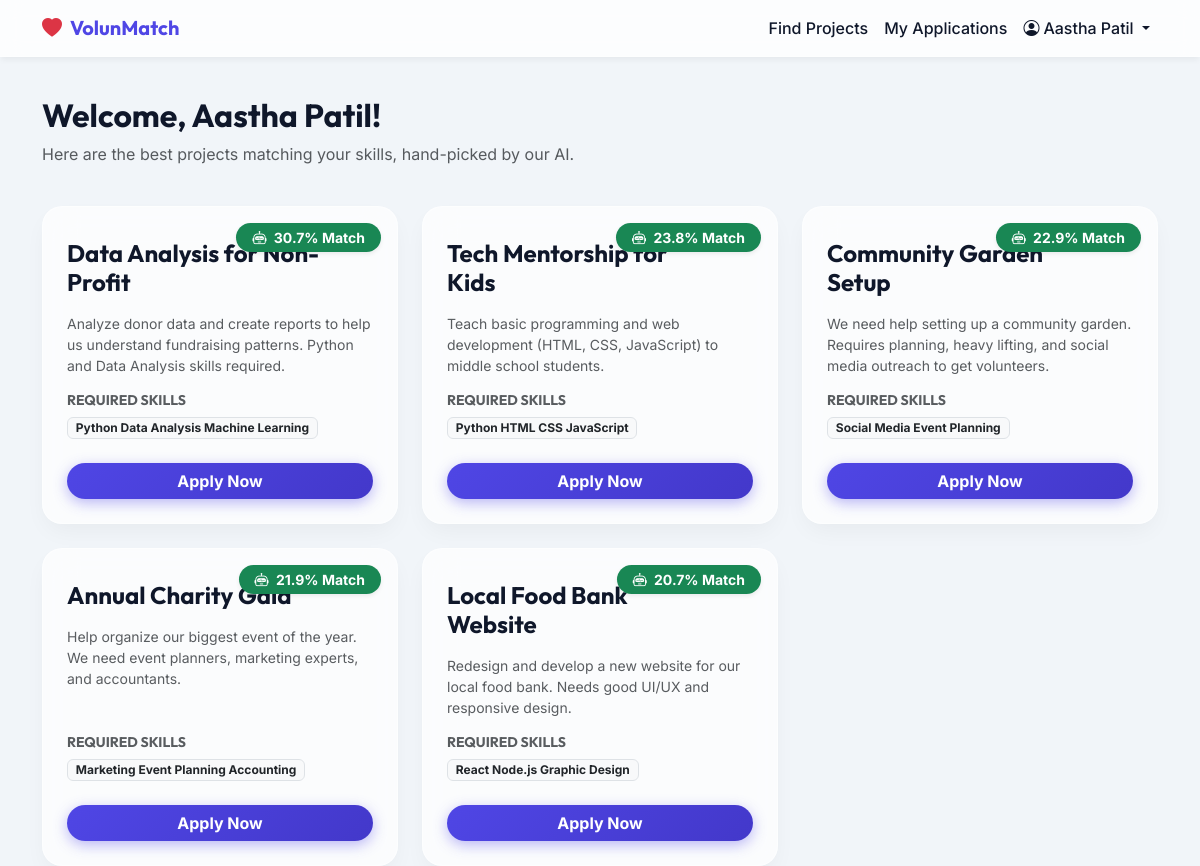
/volunteer/dashboard (signed in), run on the app's committed database.
### tables this page shows
CREATE TABLE volunteers (
    id INTEGER PRIMARY KEY AUTOINCREMENT,
    name TEXT NOT NULL,
    email TEXT UNIQUE NOT NULL,
    password_hash TEXT NOT NULL,
    is_admin BOOLEAN DEFAULT 0,
    created_at TIMESTAMP DEFAULT CURRENT_TIMESTAMP
);

CREATE TABLE projects (
    id INTEGER PRIMARY KEY AUTOINCREMENT,
    title TEXT NOT NULL,
    description TEXT NOT NULL,
    created_at TIMESTAMP DEFAULT CURRENT_TIMESTAMP
);

### routes/volunteer.py (the view)
    def wrap(*args, **kwargs):
        if 'user_id' not in session or session.get('is_admin'):
            flash('Please log in as a volunteer.', 'warning')
            return redirect(url_for('auth.login'))
        return f(*args, **kwargs)

### db.py (called while the page is built)
def dict_factory(cursor, row):
    d = {}
    for idx, col in enumerate(cursor.description):
        d[col[0]] = row[idx]
    return d

def get_db_connection():
    conn = sqlite3.connect(DB_FILE)
    conn.row_factory = dict_factory
    return conn

### nlp_matcher.py (called while the page is built)
def extract_keywords(text):
    if not text:
        return []
    text = text.lower()
    text = re.sub(r'[^\w\s]', ' ', text)
    extracted = []
    for syn, standard in SYNONYMS.items():
        if f" {syn} " in f" {text} ":
            extracted.extend(standard.split())
    words = text.split()
    for word in words:
        if word in SYNONYMS:
            extracted.extend(SYNONYMS[word].split())
        elif len(word) > 3: # Keep longer words as potential context for TF-IDF
            extracted.append(word)
    return list(set(extracted))

### recommender.py (called while the page is built)
def compute_tf(text):
    words = text.lower().split()
    tf_dict = Counter(words)
    total_words = len(words)
    for word in tf_dict:
        tf_dict[word] = tf_dict[word] / float(total_words) if total_words > 0 else 0
    return tf_dict

def compute_idf(documents):
    N = len(documents)
    idf_dict = {}
    all_words = set(word for doc in documents for word in doc.lower().split())
    for word in all_words:
        count = sum(1 for doc in documents if word in doc.lower().split())
        idf_dict[word] = math.log((1 + N) / (1 + count)) + 1 # scikit-learn smooth idf
    return idf_dict

def compute_tfidf(tf_dict, idf_dict):
    tfidf = {}
    for word, tf in tf_dict.items():
        tfidf[word] = tf * idf_dict.get(word, 0)
    norm = math.sqrt(sum(val ** 2 for val in tfidf.values()))
    if norm > 0:
        for word in tfidf:
            tfidf[word] = tfidf[word] / norm
    return tfidf

def cosine_sim(vec1, vec2):
    intersection = set(vec1.keys()) & set(vec2.keys())
    numerator = sum([vec1[x] * vec2[x] for x in intersection])
    sum1 = sum([val**2 for val in vec1.values()])
    sum2 = sum([val**2 for val in vec2.values()])
    denominator = math.sqrt(sum1) * math.sqrt(sum2)
    if not denominator:
        return 0.0
    else:
        return float(numerator) / denominator

def get_project_recommendations(volunteer_id, top_n=5):
    return engine.recommend_projects_for_volunteer(volunteer_id, top_n)

### routes/volunteer.py (called while the page is built)
@volunteer_bp.route('/dashboard')
@login_required
def dashboard():
    user_id = session['user_id']
    recommended_projects = get_project_recommendations(user_id, top_n=5)
    return render_template('dashboard.html', projects=recommended_projects)

### templates/dashboard.html (shortened to what this page needs)
{% extends 'base.html' %}
{% block content %}
<div class="row mb-4">
    <div class="col-12">
        <h2 class="fw-bold">Welcome, {{ session.get('user_name') }}!</h2>
        <p class="text-muted">Here are the best projects matching your skills, hand-picked by our AI.</p>
    </div>
</div>
<div class="row g-4">
    {% if projects %}
        {% for project in projects %}
        <div class="col-md-6 col-lg-4">
            <div class="glass-card h-100 p-4 d-flex flex-column position-relative overflow-hidden project-card">
                <div class="position-absolute top-0 end-0 m-3 px-3 py-1 rounded-pill bg-success text-white fw-bold small shadow-sm z-1">
                    <i class="bi bi-robot me-1"></i> {{ project.match_score }}% Match
                </div>
                <h4 class="fw-bold mt-2 mb-3 pe-5">{{ project.title }}</h4>
                <p class="text-muted small flex-grow-1">{{ project.description }}</p>
                <div class="mb-4">
                    <h6 class="fw-bold small text-uppercase text-muted">Required Skills</h6>
                    <div class="d-flex flex-wrap gap-1">
                        {% if project.skills %}
                            {% for skill in project.skills.split(',') %}
                                <span class="badge bg-light text-dark border">{{ skill.strip() }}</span>
                            {% endfor %}
                        {% else %}
                            <span class="text-muted small">None specified</span>
                        {% endif %}
                    </div>
                </div>
                <form action="{{ url_for('volunteer.apply', project_id=project.id) }}" method="POST">
                    <button type="submit" class="btn btn-primary w-100 rounded-pill fw-bold project-btn">Apply Now</button>
                </form>
            </div>
        </div>
        {% endfor %}
    {% endif %}
</div>
{% endblock %}

### templates/base.html (shortened to what this page needs)
<!DOCTYPE html>
<html lang="en">
<head>
    <link href="https://cdn.jsdelivr.net/npm/bootstrap@5.3.0/dist/css/bootstrap.min.css" rel="stylesheet">
    <link rel="stylesheet" href="https://cdn.jsdelivr.net/npm/bootstrap-icons@1.10.5/font/bootstrap-icons.css">
    <link rel="stylesheet" href="{{ url_for('static', filename='css/style.css') }}">
</head>
<body>
    <nav class="navbar navbar-expand-lg navbar-dark glass-nav fixed-top">
        <div class="container">
            <a class="navbar-brand fw-bold" href="{{ url_for('index') }}">
                <i class="bi bi-heart-fill text-danger me-2"></i>VolunMatch
            </a>
            <div class="collapse navbar-collapse" id="navbarNav">
                <ul class="navbar-nav ms-auto">
                    {% if session.get('user_id') %}
                        {% if session.get('is_admin') %}
                            <li class="nav-item">
                                <a class="nav-link" href="{{ url_for('admin.dashboard') }}">Dashboard</a>
                            </li>
                            <li class="nav-item">
                                <a class="nav-link" href="{{ url_for('admin.applications') }}">Applications</a>
                            </li>
                        {% else %}
                            <li class="nav-item">
                                <a class="nav-link" href="{{ url_for('volunteer.dashboard') }}">Find Projects</a>
                            </li>
                            <li class="nav-item">
                                <a class="nav-link" href="{{ url_for('volunteer.my_applications') }}">My Applications</a>
                            </li>
                        {% endif %}
                        <li class="nav-item dropdown">
                            <a class="nav-link dropdown-toggle" href="#" role="button" data-bs-toggle="dropdown">
                                <i class="bi bi-person-circle me-1"></i>{{ session.get('user_name') }}
                            </a>
                        </li>
                    {% endif %}
                </ul>
            </div>
        </div>
    </nav>
    <div class="container pt-5 mt-5">
        {% block content %}{% endblock %}
    </div>
</body>
</html>

### static/css/style.css (style rules this page uses)
:root { --primary: #4f46e5; --primary-dark: #4338ca; --secondary: #ec4899; --dark: #0f172a; --light: #f8fafc; --success: #10b981; --warning: #f59e0b; --danger: #ef4444; }
body { font-family: 'Inter', sans-serif; background-color: #f1f5f9; color: var(--dark); overflow-x: hidden; }
h1, h2, h3, h4, h5, h6, .navbar-brand { font-family: 'Outfit', sans-serif; }
.glass-nav { background: rgba(255, 255, 255, 0.8) !important; backdrop-filter: blur(10px); -webkit-backdrop-filter: blur(10px); border-bottom: 1px solid rgba(255, 255, 255, 0.3); box-shadow: 0 4px 6px -1px rgba(0, 0, 0, 0.05); }
.glass-nav .navbar-brand { color: var(--primary) !important; }
.glass-nav .nav-link { color: var(--dark) !important; font-weight: 500; }
.glass-card { background: rgba(255, 255, 255, 0.7); backdrop-filter: blur(16px); -webkit-backdrop-filter: blur(16px); border: 1px solid rgba(255, 255, 255, 0.5); border-radius: 20px; box-shadow: 0 10px 25px -5px rgba(0, 0, 0, 0.05), 0 8px 10px -6px rgba(0, 0, 0, 0.01); transition: transform 0.3s ease, box-shadow 0.3s ease; }
.btn-primary { background: linear-gradient(135deg, var(--primary) 0%, var(--primary-dark) 100%); border: none; box-shadow: 0 4px 14px 0 rgba(79, 70, 229, 0.39); transition: all 0.3s ease; }

### data on the page
volunteers: get "Aastha Patil"
projects: match_score "30.7", title "Data Analysis for Non-Profit", description "Analyze donor data and create reports to help us understand fundraising patterns. Python and Data Analysis skills required.", strip "Python Data Analysis Machine Learning"
projects: match_score "23.8", title "Tech Mentorship for Kids", description "Teach basic programming and web development (HTML, CSS, JavaScript) to middle school students.", strip "Python HTML CSS JavaScript"
projects: match_score "22.9", title "Community Garden Setup", description "We need help setting up a community garden. Requires planning, heavy lifting, and social media outreach to get volunteers.", strip "Social Media Event Planning"
projects: match_score "21.9", title "Annual Charity Gala", description "Help organize our biggest event of the year. We need event planners, marketing experts, and accountants.", strip "Marketing Event Planning Accounting"
projects: match_score "20.7", title "Local Food Bank Website", description "Redesign and develop a new website for our local food bank. Needs good UI/UX and responsive design.", strip "React Node.js Graphic Design"
